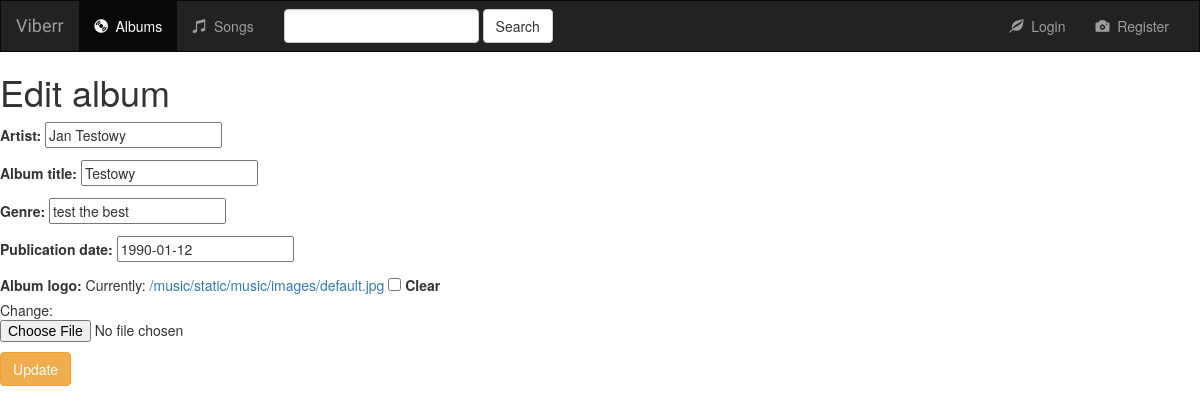
/music/edit/25/, run on the app's committed database.
### music/models.py (models this page shows, shortened)
class Album(models.Model):
    author = models.ForeignKey(User, null=True, blank=True)
    artist = models.CharField(max_length=250)
    album_title = models.CharField(max_length=250)
    genre = models.CharField(max_length=250)
    publication_date = models.DateField(null=True, blank=True)
    album_logo = models.ImageField(upload_to="music/static/music/images/", default=settings.DEFAULT_URL, blank=True, null=True)
    edit_date = models.DateField(null=True)
    creation_date = models.DateField(default=datetime.datetime.now, null=True, blank=True)

### music/views.py (the view)
# urls.py: url(r'^edit/(?P<album_id>\d+)/$', views.edit_album, name='edit_album'),
def edit_album(request, album_id):
    album_id = int(album_id)
    album = get_object_or_404(Album, pk=album_id)
    if request.method == "POST":
        form = PostForm(request.POST, request.FILES, instance=album)
        if form.is_valid():
            album.artist = form.cleaned_data['artist']
            album.album_title = form.cleaned_data['album_title']
            album.genre = form.cleaned_data['genre']
            album.publication_date = form.cleaned_data['publication_date']
            album.album_logo = form.cleaned_data['album_logo']
            album.edit_date = datetime.datetime.now()
            form.save()
            return redirect('music:detail', album_id=album_id)
    else:
        form = PostForm()
    form = PostForm(initial={
                    'artist': album.artist,
                    'album_title': album.album_title,
                    'genre': album.genre,
                    'publication_date': album.publication_date,
                    'album_logo': album.album_logo
                    })
    return render(request, 'music/edit_album.html', {'form': form})

### music/forms.py
class PostForm(forms.ModelForm):
    class Meta:
        model = Album
        fields = ('artist',
                  'album_title',
                  'genre',
                  'publication_date',
                  'album_logo',)
        widgets = {
          'publication_date': forms.TextInput(attrs={'placeholder': 'YYYY-MM-DD'})
        }

### music/templates/music/edit_album.html (shortened to what this page needs)
{% extends 'music/base.html' %}
{% block body %}
    <h1>Edit album</h1>
        <form method="POST" class="post-form" enctype="multipart/form-data">
            {{ form.as_p }}
            <button class="btn btn-warning" type="submit">Update</button>
        </form>
{% endblock %}

### data on the page
Album: artist "Jan Testowy", album_title "Testowy", genre "test the best", publication_date "1990-01-12"
